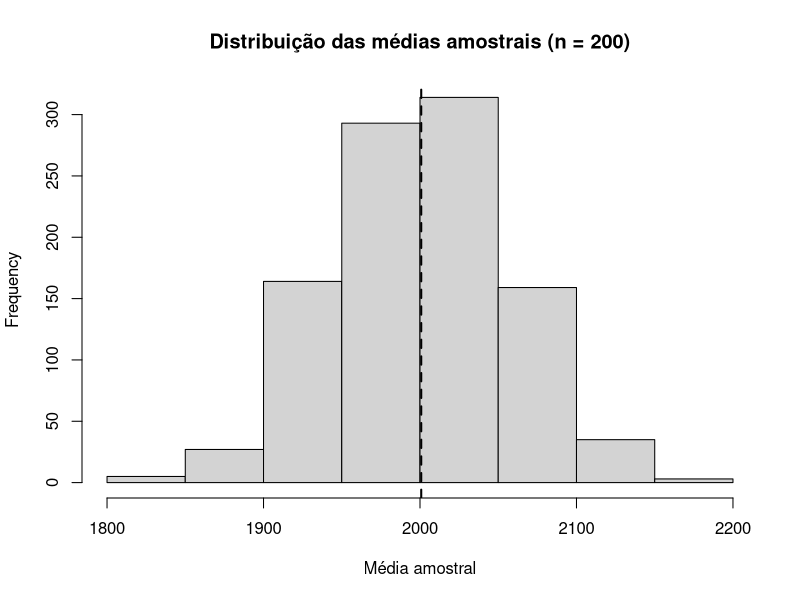

Write R code to recreate this figure.
## ---- chunk 1

set.seed(123)

# 1. População fictícia
N <- 100000
renda_pop <- rnorm(N, mean = 2000, sd = 800)

# 2. Amostragem repetida
B <- 1000
n <- 200

medias <- numeric(B)

for (b in 1:B) {
  
  amostra   <- sample(renda_pop, size = n, replace = FALSE)
  medias[b] <- mean(amostra)
  
}

# 3. Sumário

mean_verdadeira  <- mean(renda_pop)
mean_medias      <- mean(medias)
sd_medias        <- sd(medias)

mean_verdadeira
mean_medias
sd_medias

# 4. Histograma
hist(medias,
     main = "Distribuição das médias amostrais (n = 200)",
     xlab = "Média amostral")
abline(v = mean_verdadeira, lwd = 2, lty = 2)

